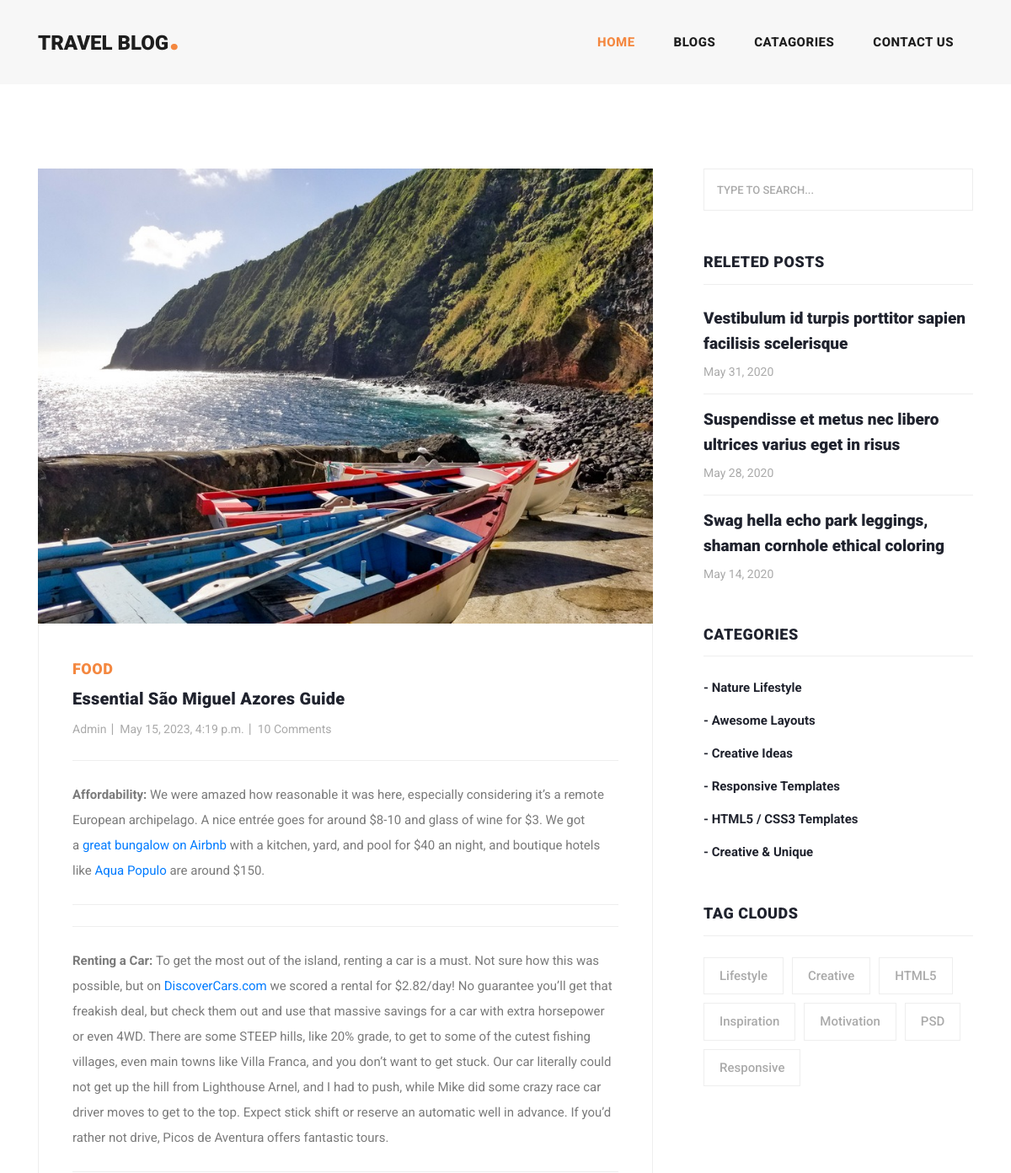
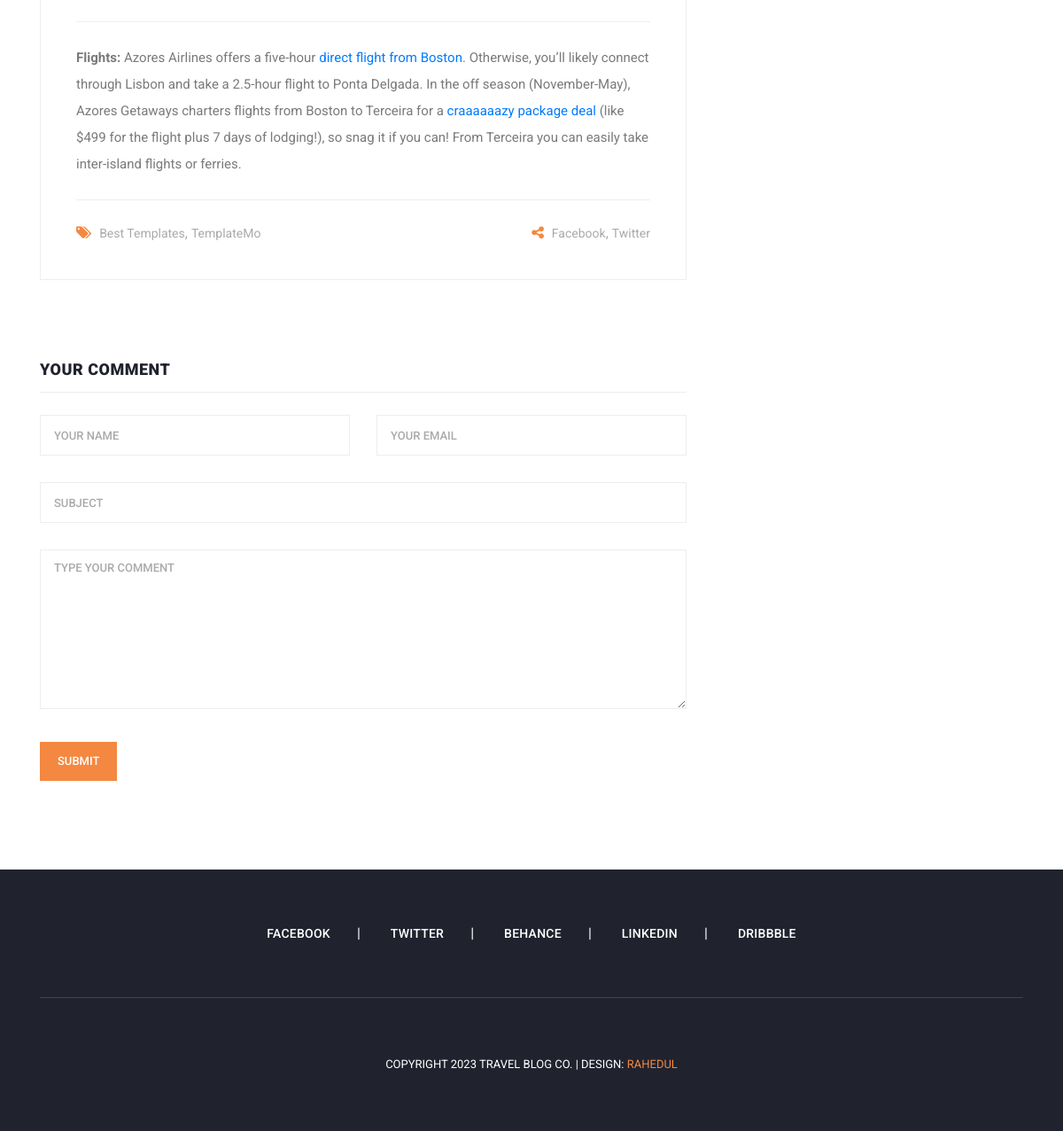
/blog/essential-sao-miguel-azores-guide/, run on the app's committed database (2 pictures, top to bottom).
### blog/models.py (models this page shows, shortened)
class Blog(models.Model):
    status = [
        (0, 'Draft'),
        (1, 'Publish')
    ]
    title = models.CharField(max_length=200, help_text= "Enter Your Post Title Here.")
    slug = models.SlugField(unique=True, blank=True, null=True, max_length=150)
    featured = models.ImageField(upload_to= 'featured_image/', blank=True, null=True)
    content = RichTextField(blank=True, null=True)
    category = models.ForeignKey(Category, on_delete=models.SET_NULL, blank=True, null=True)
    post_status = models.IntegerField(choices=status, default=0)
    created = models.DateTimeField(auto_now_add=True)
    modified = models.DateTimeField(auto_now=True)
    meta_title = models.CharField(max_length= 200, blank=True, null= True)
    meta_description = models.TextField(blank=True, null=True)

class Category(models.Model):
    title = models.CharField(max_length=200)
    slug = models.SlugField(unique=True, blank=True, null=True, max_length=150)
    def __str__(self):
        return self.title

### blog/views.py (the view)
# urls.py: path('blog/<slug:slug>/', blog_details, name= 'blog_details'),
def blog_details(request, slug):
    blog = get_object_or_404(Blog, slug=slug)
    context = {
        "blog": blog,
         }
    return render(request, 'blog_details.html', context)

### templates/blog_details.html (shortened to what this page needs)
{% extends 'base.html' %}
{% load static %}
{% block content %}
<section class="blog-posts grid-system">
    <div class="container">
      <div class="row">
        <div class="col-lg-8">
          <div class="all-blog-posts">
            <div class="row">
              <div class="col-lg-12">
                <div class="blog-post">
                  <div class="blog-thumb">
                    <img src="{{blog.featured.url}}" alt="">
                  </div>
                  <div class="down-content">
                    <span>{{blog.category}}</span>
                    <a href="{% url 'blog_details' blog.slug %}"><h4>{{blog.title}}</h4></a>
                    <ul class="post-info">
                      <li><a href="#">Admin</a></li>
                      <li><a href="#">{{blog.created}}</a></li>
                      <li><a href="#">10 Comments</a></li>
                    </ul>
                    {{blog.content|safe}}
                    <div class="post-options">
                      <div class="row">
                        <div class="col-6">
                          <ul class="post-tags">
                            <li><i class="fa fa-tags"></i></li>
                            <li><a href="#">Best Templates</a>,</li>
                            <li><a href="#">TemplateMo</a></li>
                          </ul>
                        </div>
                        <div class="col-6">
                          <ul class="post-share">
                            <li><i class="fa fa-share-alt"></i></li>
                            <li><a href="#">Facebook</a>,</li>
                            <li><a href="#"> Twitter</a></li>
                          </ul>
                        </div>
                      </div>
                    </div>
                  </div>
                </div>
              </div>
              <div class="col-lg-12">
                <div class="sidebar-item submit-comment">
                  <div class="sidebar-heading">
                    <h2>Your comment</h2>
                  </div>
                  <div class="content">
                    <form id="comment" action="#" method="post">
                      <div class="row">
                        <div class="col-md-6 col-sm-12">
                          <fieldset>
                            <input name="name" type="text" id="name" placeholder="Your name" required="">
                          </fieldset>
                        </div>
                        <div class="col-md-6 col-sm-12">
                          <fieldset>
                            <input name="email" type="text" id="email" placeholder="Your email" required="">
                          </fieldset>
                        </div>
                        <div class="col-md-12 col-sm-12">
                          <fieldset>
                            <input name="subject" type="text" id="subject" placeholder="Subject">
                          </fieldset>
                        </div>
                        <div class="col-lg-12">
                          <fieldset>
                            <textarea name="message" rows="6" id="message" placeholder="Type your comment" required=""></textarea>
                          </fieldset>
                        </div>
                        <div class="col-lg-12">
                          <fieldset>
                            <button type="submit" id="form-submit" class="main-button">Submit</button>
                          </fieldset>
                        </div>
                      </div>
                    </form>
                  </div>
                </div>
              </div>
            </div>
          </div>
        </div>
        <div class="col-lg-4">
          <div class="sidebar">
            <div class="row">
              <div class="col-lg-12">
                <div class="sidebar-item search">
                  <form id="search_form" name="gs" method="GET" action="#">
                    <input type="text" name="q" class="searchText" placeholder="type to search..." autocomplete="on">
                  </form>
                </div>
              </div>
              <div class="col-lg-12">
                <div class="sidebar-item recent-posts">
                  <div class="sidebar-heading">
                    <h2>Releted Posts</h2>
                  </div>
                  <div class="content">
                    <ul>
                      <li><a href="post-details.html">
                        <h5>Vestibulum id turpis porttitor sapien facilisis scelerisque</h5>
                        <span>May 31, 2020</span>
                      </a></li>
                      <li><a href="post-details.html">
                        <h5>Suspendisse et metus nec libero ultrices varius eget in risus</h5>
                        <span>May 28, 2020</span>
                      </a></li>
                      <li><a href="post-details.html">
                        <h5>Swag hella echo park leggings, shaman cornhole ethical coloring</h5>
                        <span>May 14, 2020</span>
                      </a></li>
                    </ul>
                  </div>
                </div>
              </div>
              <div class="col-lg-12">
                <div class="sidebar-item categories">
                  <div class="sidebar-heading">
                    <h2>Categories</h2>
                  </div>
                  <div class="content">
                    <ul>
                      <li><a href="#">- Nature Lifestyle</a></li>
                      <li><a href="#">- Awesome Layouts</a></li>
                      <li><a href="#">- Creative Ideas</a></li>
                      <li><a href="#">- Responsive Templates</a></li>
                      <li><a href="#">- HTML5 / CSS3 Templates</a></li>
                      <li><a href="#">- Creative &amp; Unique</a></li>
                    </ul>
                  </div>
                </div>
              </div>
              <div class="col-lg-12">
                <div class="sidebar-item tags">
                  <div class="sidebar-heading">
                    <h2>Tag Clouds</h2>
                  </div>
                  <div class="content">
                    <ul>
                      <li><a href="#">Lifestyle</a></li>
                      <li><a href="#">Creative</a></li>
                      <li><a href="#">HTML5</a></li>
                      <li><a href="#">Inspiration</a></li>
                      <li><a href="#">Motivation</a></li>
                      <li><a href="#">PSD</a></li>
                      <li><a href="#">Responsive</a></li>
                    </ul>
                  </div>
                </div>
              </div>
            </div>
          </div>
        </div>
      </div>
    </div>
  </section>
{% endblock content %}

### data on the page
Blog: featured (picture), category "FOOD", title "Essential São Miguel Azores Guide", created "May 15, 2023, 4:19 p.m.", content "Affordability: We were amazed how reasonable it was here, especially considering it’s a remote European archipelago. A nice entrée goes for around $8-10 and glass of wine for $3. We got a great bungalow on Airbnb with a kitchen, yard, and pool for $40 an night, and boutique hotels like Aqua Populo are around $150. Renting a Car: To get the most out of the island, renting a car is a must. Not sure how this was possible, but on DiscoverCars.com we scored a rental for $2.82/day! No guarantee you’ll get that freakish deal, but check them out and use that massive savings for a car with extra horsepower or even 4WD. There are some STEEP hills, like 20% grade, to get to some of the cutest fishing…"
